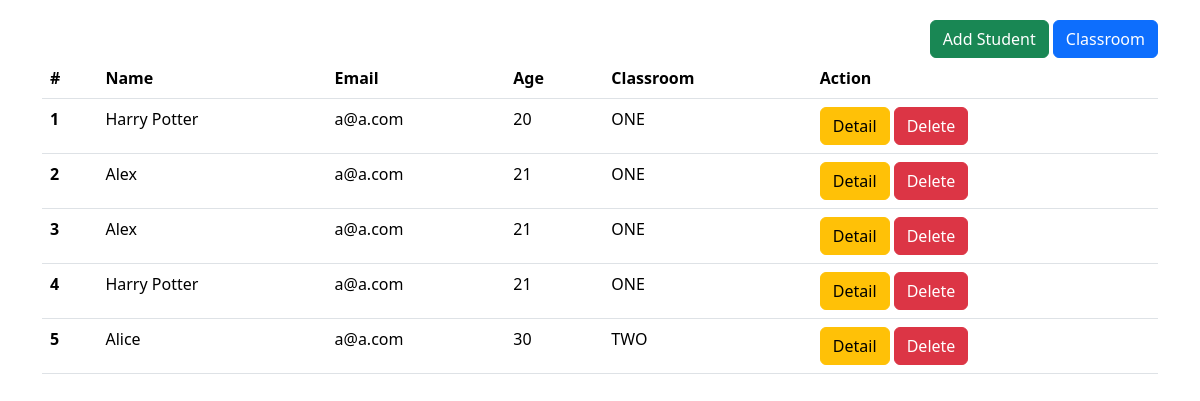
Page /cb/student-list/ on the earlier database version.
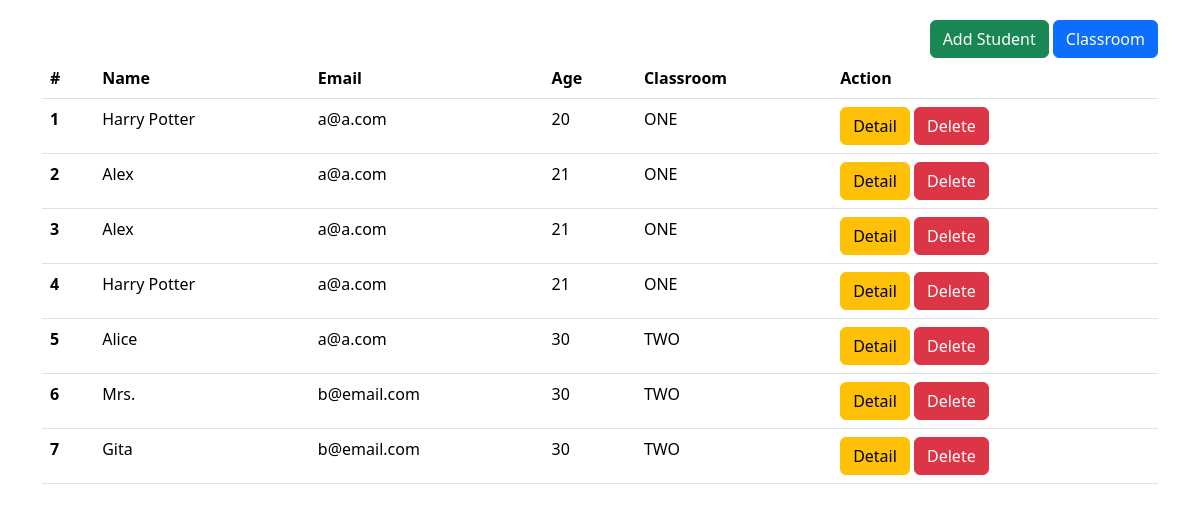
Same page on the later database version.
### crud/models.py (models this page shows, shortened)
class Student(models.Model):
    name = models.CharField(max_length=20)
    email = models.EmailField()
    age = models.IntegerField()
    classroom = models.ForeignKey(ClassRoom, on_delete=models.CASCADE,
                                  related_name="classroom_students")

class ClassRoom(models.Model):
    name = models.CharField(max_length=20, unique=True)

### classbased/views.py (the view)
# urls.py: path("student-list/", StudentListView.as_view()),
class StudentListView(ListView):
    queryset = Student.objects.all()
    template_name = "classbased/student.html"
    context_object_name = "students"

### classbased/templates/classbased/student.html (shortened to what this page needs)
{% extends 'crud/base.html' %}
{% block content %}
    <div style="float: right">
        <a class="btn btn-success" href="{% url 'add_student' %}">Add Student</a>
        <a class="btn btn-primary" href="{% url 'crud_classroom' %}">Classroom</a>
    </div><br>
    <table class="table">
        <thead>
        <tr>
            <th scope="col">#</th>
            <th scope="col">Name</th>
            <th scope="col">Email</th>
            <th scope="col">Age</th>
            <th scope="col">Classroom</th>
            <th scope="col">Action</th>
        </tr>
        </thead>
        <tbody>
        {% for student in students %}
            <tr>
                <th scope="row">{{ forloop.counter }}</th>
                <td>{{ student.name }}</td>
                <td>{{ student.email }}</td>
                <td>{{ student.age }}</td>
                <td>{{ student.classroom.name }}</td>
                <td>
                    <a class="btn btn-warning" href="{% url 'cb_student_detail' student.id %}">Detail</a>
                    <a class="btn btn-danger" href="#">Delete</a>
                </td>
            </tr>
        {% endfor %}
        </tbody>
    </table>
{% endblock %}

Differences in the rows shown:
added Student: name "Mrs.", email "b@email.com", age "30", classroom.name "TWO"
added Student: name "Gita", email "b@email.com", age "30", classroom.name "TWO"
